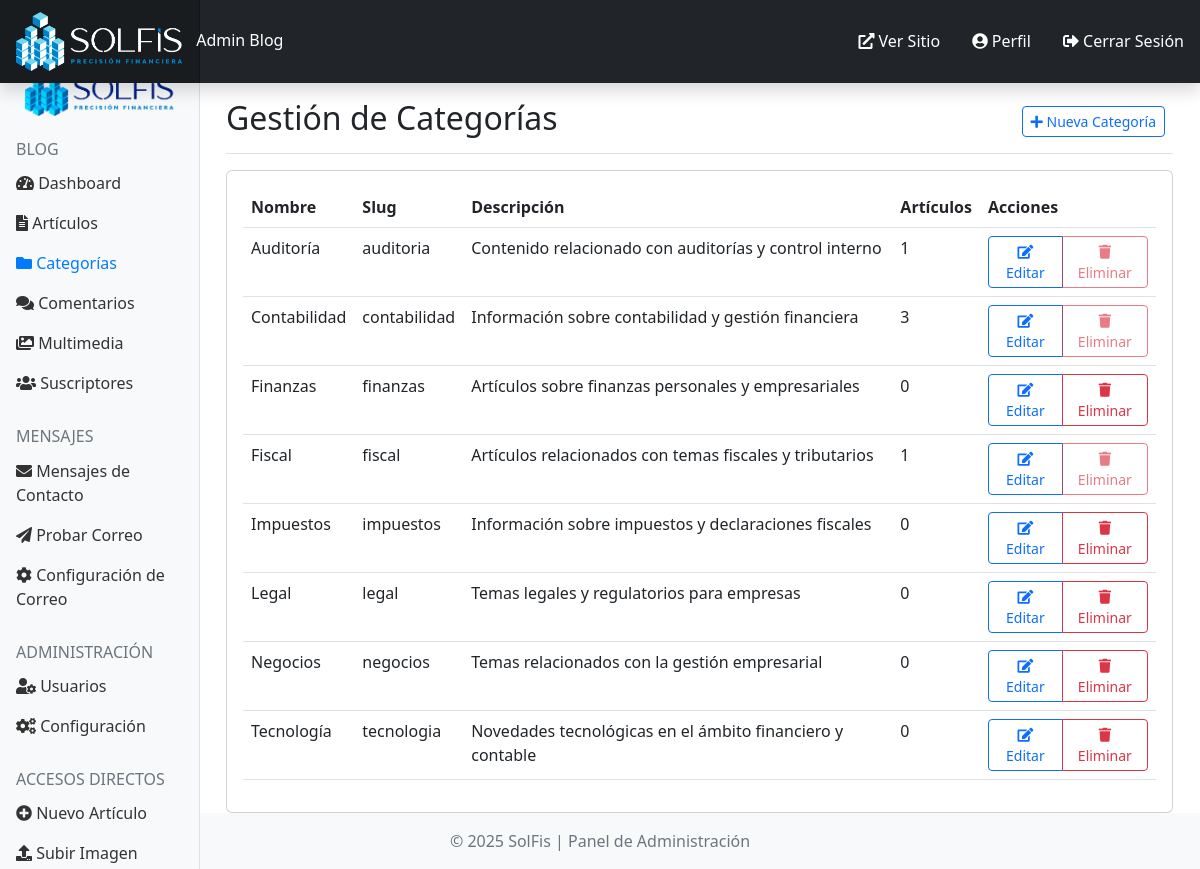
The app's page /admin/categories.php (signed in) with its own data.
### tables this page shows
CREATE TABLE `categories` (
  `id` int(11) NOT NULL,
  `name` varchar(255) NOT NULL,
  `slug` varchar(255) NOT NULL,
  `description` text DEFAULT NULL,
  `created_at` datetime NOT NULL,
  `updated_at` datetime NOT NULL
);

### includes/blog-system.php (called while the page is built, shortened)
<?php
class Database {
    private $connection;
    private static $instance;
    private function __construct() {
        $this->connection = new mysqli(DB_HOST, DB_USER, DB_PASS, DB_NAME);
        $this->connection->set_charset("utf8mb4");
    }
    public static function getInstance() {
        if (!self::$instance) {
            self::$instance = new self();
        }
        return self::$instance;
    }
    public function query($sql) {
        return $this->connection->query($sql);
    }
}
class Category {
    private $db;
    public function __construct() {
        $this->db = Database::getInstance();
    }
    public function getCategories() {
        $sql = "SELECT c.*, COUNT(p.id) as post_count
                FROM categories c
                LEFT JOIN posts p ON c.id = p.category_id AND p.status = 'published'
                GROUP BY c.id
                ORDER BY c.name ASC";
        $result = $this->db->query($sql);
        $categories = [];
        while ($result && $row = $result->fetch_assoc()) {
            $categories[] = $row;
        }
        return $categories;
    }
}
class Auth {
    private static $instance;
    public static function getInstance() {
        if (!self::$instance) {
            self::$instance = new self();
        }
        return self::$instance;
    }
}

### admin/categories.php (the view, shortened to what this page needs)
<?php
require_once '../includes/blog-system.php';
$category = new Category();
$categories = $category->getCategories();
?>
<?php include 'includes/header.php'; ?>
<div class="admin-main">
    <div class="container-fluid">
        <div class="row">
            <?php include 'includes/sidebar.php'; ?>
            <main class="col-md-9 ms-sm-auto col-lg-10 px-md-4">
                <div class="d-flex justify-content-between flex-wrap flex-md-nowrap align-items-center pt-3 pb-2 mb-3 border-bottom">
                    <h1 class="h2">Gestión de Categorías</h1>
                    <div class="btn-toolbar mb-2 mb-md-0">
                        <div class="btn-group me-2">
                            <a href="category-new.php" class="btn btn-sm btn-outline-primary">
                                <i class="fas fa-plus"></i> Nueva Categoría
                            </a>
                        </div>
                    </div>
                </div>
                <div class="card">
                    <div class="card-body">
                        <div class="table-responsive">
                            <table class="table table-hover">
                                <thead>
                                    <tr>
                                        <th>Nombre</th>
                                        <th>Slug</th>
                                        <th>Descripción</th>
                                        <th>Artículos</th>
                                        <th>Acciones</th>
                                    </tr>
                                </thead>
                                <tbody>
                                    <?php if (empty($categories)): ?>
                                    <tr>
                                        <td colspan="5" class="text-center py-4">No hay categorías disponibles.</td>
                                    </tr>
                                    <?php else: ?>
                                        <?php foreach ($categories as $cat): ?>
                                        <tr>
                                            <td><?php echo $cat['name']; ?></td>
                                            <td><?php echo $cat['slug']; ?></td>
                                            <td><?php echo substr($cat['description'], 0, 100) . (strlen($cat['description']) > 100 ? '...' : ''); ?></td>
                                            <td><?php echo $cat['post_count']; ?></td>
                                            <td>
                                                <div class="btn-group">
                                                    <a href="category-edit.php?id=<?php echo $cat['id']; ?>" class="btn btn-sm btn-outline-primary">
                                                        <i class="fas fa-edit"></i> Editar
                                                    </a>
                                                    <?php if ($cat['post_count'] == 0): ?>
                                                    <a href="category-delete.php?id=<?php echo $cat['id']; ?>" class="btn btn-sm btn-outline-danger" onclick="return confirm('¿Está seguro de eliminar esta categoría?');">
                                                        <i class="fas fa-trash"></i> Eliminar
                                                    </a>
                                                    <?php else: ?>
                                                    <button class="btn btn-sm btn-outline-danger" disabled title="No se puede eliminar una categoría con artículos">
                                                        <i class="fas fa-trash"></i> Eliminar
                                                    </button>
                                                    <?php endif; ?>
                                                </div>
                                            </td>
                                        </tr>
                                        <?php endforeach; ?>
                                    <?php endif; ?>
                                </tbody>
                            </table>
                        </div>
                    </div>
                </div>
            </main>
        </div>
    </div>
</div>
<?php include 'includes/footer.php'; ?>

### admin/includes/header.php (style rules this page uses)
body { min-height: 100vh; display: flex; flex-direction: column; overflow-x: hidden; }
.container-fluid { width: 100%; padding-right: 15px; padding-left: 15px; overflow-x: hidden; }
.table-responsive { overflow-x: auto; -webkit-overflow-scrolling: touch; }
img, table, iframe, video, object { max-width: 100%; height: auto; }

### records on screen
categories: name "Auditoría", slug "auditoria", description "Contenido relacionado con auditorías y control interno", post_count "1", shows "Eliminar"
categories: name "Contabilidad", slug "contabilidad", description "Información sobre contabilidad y gestión financiera", post_count "3", shows "Eliminar"
categories: name "Finanzas", slug "finanzas", description "Artículos sobre finanzas personales y empresariales", post_count "0"
categories: name "Fiscal", slug "fiscal", description "Artículos relacionados con temas fiscales y tributarios", post_count "1", shows "Eliminar"
categories: name "Impuestos", slug "impuestos", description "Información sobre impuestos y declaraciones fiscales", post_count "0"
categories: name "Legal", slug "legal", description "Temas legales y regulatorios para empresas", post_count "0"
categories: name "Negocios", slug "negocios", description "Temas relacionados con la gestión empresarial", post_count "0"
categories: name "Tecnología", slug "tecnologia", description "Novedades tecnológicas en el ámbito financiero y contable", post_count "0"
